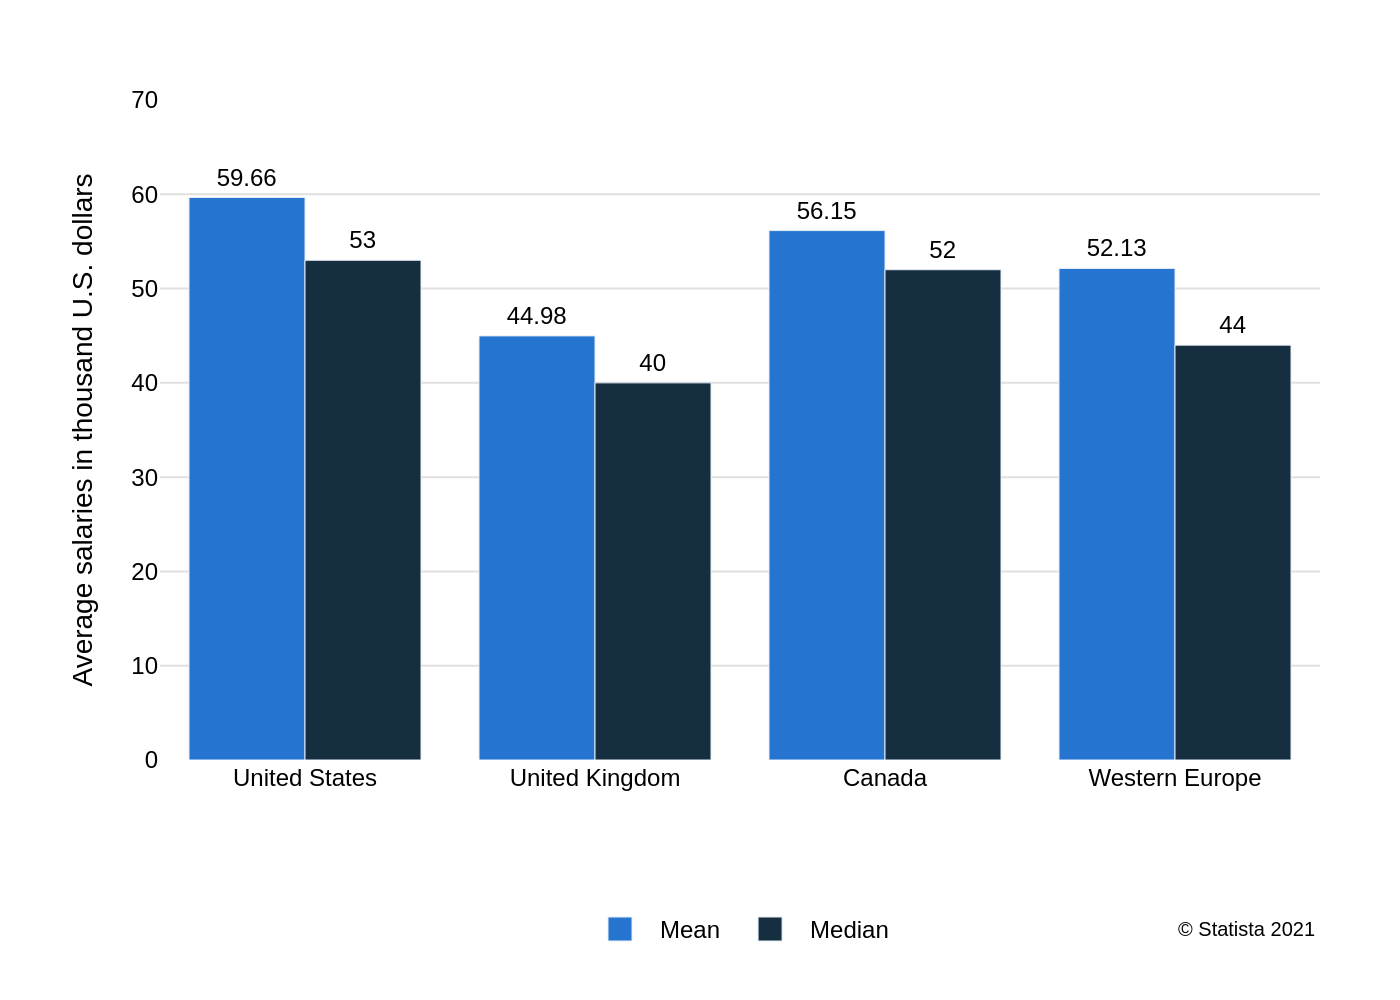

Generate this figure with Python:
import sys
import json
import plotly.graph_objects as go
import os

# Check for command-line argument
if len(sys.argv) != 2:
    print("Usage: python generate_chart.py <json_file_path>")
    sys.exit(1)

json_path = sys.argv[1]

# Read data from the JSON file
try:
    with open(json_path, 'r', encoding='utf-8') as f:
        chart_config = json.load(f)
except FileNotFoundError:
    print(f"Error: JSON file not found at {json_path}")
    sys.exit(1)
except json.JSONDecodeError:
    print(f"Error: Could not decode JSON from {json_path}")
    sys.exit(1)

# Extract data and texts
chart_data = chart_config['chart_data']
texts = chart_config['texts']
colors = chart_config['colors']

# Prepare data for Plotly
categories = [item['category'] for item in chart_data]
num_series = len(texts['legend_labels'])
series_values = [[] for _ in range(num_series)]

for item in chart_data:
    for i in range(num_series):
        series_values[i].append(item['values'][i])

# Create the figure
fig = go.Figure()

# Add traces for each series
for i in range(num_series):
    fig.add_trace(go.Bar(
        x=categories,
        y=series_values[i],
        name=texts['legend_labels'][i],
        marker_color=colors[i],
        text=series_values[i],
        textposition='outside',
        texttemplate='%{text}',
        textfont=dict(family="Arial", size=12)
    ))

# Update layout
fig.update_layout(
    barmode='group',
    plot_bgcolor='white',
    paper_bgcolor='white',
    font=dict(family="Arial", size=12, color="black"),
    title=dict(
        text=texts['title'] if texts.get('title') else '',
        font=dict(size=24)
    ),
    xaxis=dict(
        title=texts['x_axis_title'],
        showgrid=False,
        zeroline=True,
        zerolinecolor='black',
        zerolinewidth=1
    ),
    yaxis=dict(
        title=texts['y_axis_title'],
        range=[0, 70],
        showgrid=True,
        gridcolor='#e0e0e0',
        zeroline=False
    ),
    legend=dict(
        orientation="h",
        yanchor="bottom",
        y=-0.3,
        xanchor="center",
        x=0.5
    ),
    margin=dict(l=80, r=40, b=120, t=50)
)

# Add source annotation if it exists
if texts.get('source'):
    fig.add_annotation(
        text=texts['source'],
        align='right',
        showarrow=False,
        xref='paper',
        yref='paper',
        x=1,
        y=-0.28,
        font=dict(family="Arial", size=10)
    )

# Determine output filename and save the image
base_filename, _ = os.path.splitext(json_path)
output_filename = f"{base_filename}.png"
fig.write_image(output_filename, scale=2)

print(f"Chart saved to {output_filename}")
